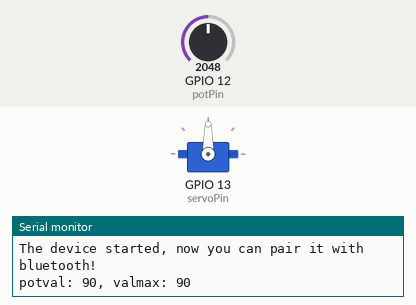
The sketch below on a simulated ESP32. Shown: servo, the last lines printed to the serial monitor. The inputs (shaded band) are chosen by the test bench; at power-on: GPIO 12 (potPin) = 2048. Nothing arrives over Bluetooth unless stated.

Above: at 1.2 s.
1.3 s: GPIO 12 (potPin) set to 2866
At 2.2 s:
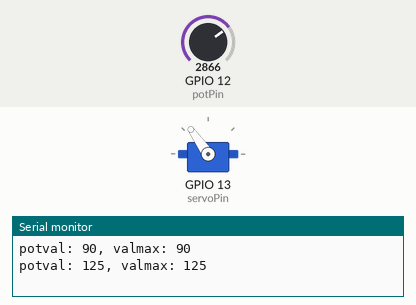
2.9 s: GPIO 12 (potPin) set to 3603
At 3.5 s:
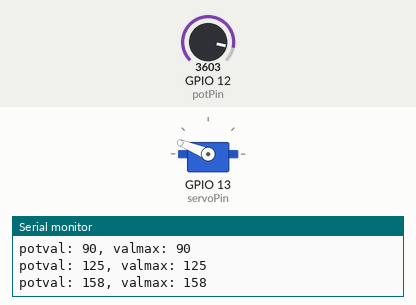
4.5 s: GPIO 12 (potPin) set to 4095
At 5.8 s:
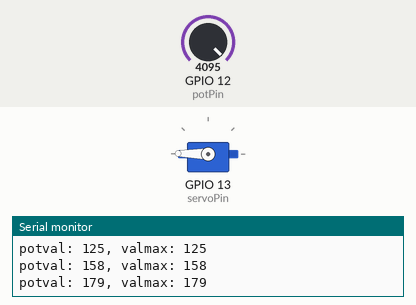
6.1 s: GPIO 12 (potPin) set to 1228
At 7.2 s:
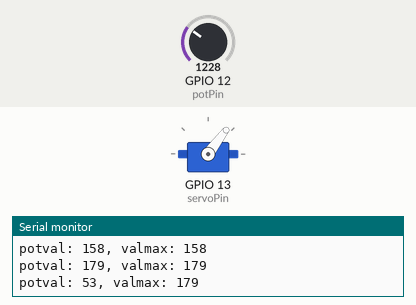
7.7 s: GPIO 12 (potPin) set to 491
At 8.5 s:
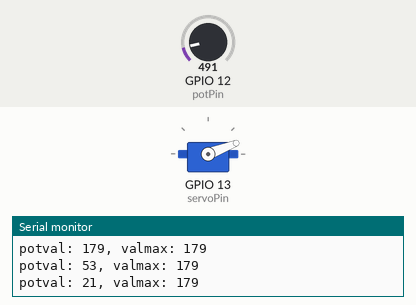
9.3 s: GPIO 12 (potPin) set to 0
At 9.7 s:
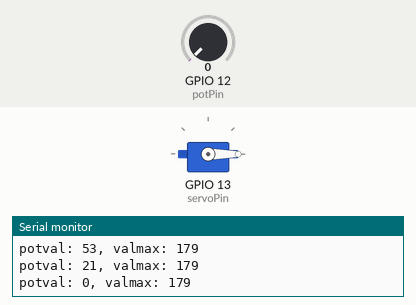
Timing chart, 0 to 11.9 s (numbered marks = the images above; inputs shaded):
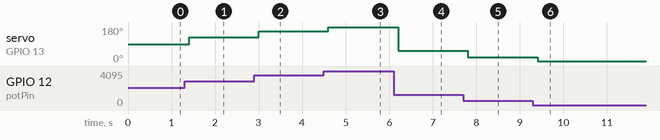

Measured:
- after the input at 1.3 s, servo on GPIO 13 (servoPin): 90° → 125° after 0.10 s
- after the input at 2.9 s, servo on GPIO 13 (servoPin): 125° → 158° after 0.10 s
- after the input at 4.5 s, servo on GPIO 13 (servoPin): 158° → 179° after 0.11 s
- after the input at 6.1 s, servo on GPIO 13 (servoPin): 179° → 53° after 0.11 s
- after the input at 7.7 s, servo on GPIO 13 (servoPin): 53° → 21° after 0.11 s
- after the input at 9.3 s, servo on GPIO 13 (servoPin): 21° → 0° after 0.11 s

The sketch:

send_pt_ble.ino
```cpp
#include <ESP32Servo.h>
#include "BluetoothSerial.h"

#if !defined(CONFIG_BT_ENABLED) || !defined(CONFIG_BLUEDROID_ENABLED)
#error Bluetooth is not enabled! Please run `make menuconfig` to and enable it
#endif

Servo myservo;
BluetoothSerial SerialBT;

int servoPin = 13;
int potPin = 12;
int ADC_Max = 4096;


int val;

int valmax = 0;

int mem = 0;

void setup()
{
	ESP32PWM::allocateTimer(0);
	ESP32PWM::allocateTimer(1);
	ESP32PWM::allocateTimer(2);
	ESP32PWM::allocateTimer(3);
  Serial.begin(115200);
  SerialBT.begin("ESP32test"); //Bluetooth device name
  Serial.println("The device started, now you can pair it with bluetooth!");
  myservo.setPeriodHertz(50);
  myservo.attach(servoPin, 500, 2400);
}

void loop() {
  val = analogRead(potPin);            // read the value of the potentiometer (value between 0 and 1023)
  val = map(val, 0, ADC_Max, 0, 180);     // scale it to use it with the servo (value between 0 and 180)
  valmax = max(valmax, val);
  if (val != mem){
    Serial.print("potval: ");
    Serial.print(val);
    Serial.print(", valmax: ");
    Serial.println(valmax);
    mem = val;
    myservo.write(val);                  // set the servo position according to the scaled value
    SerialBT.println(val);
  }
  delay(200);                          // wait for the servo to get there
}
```
